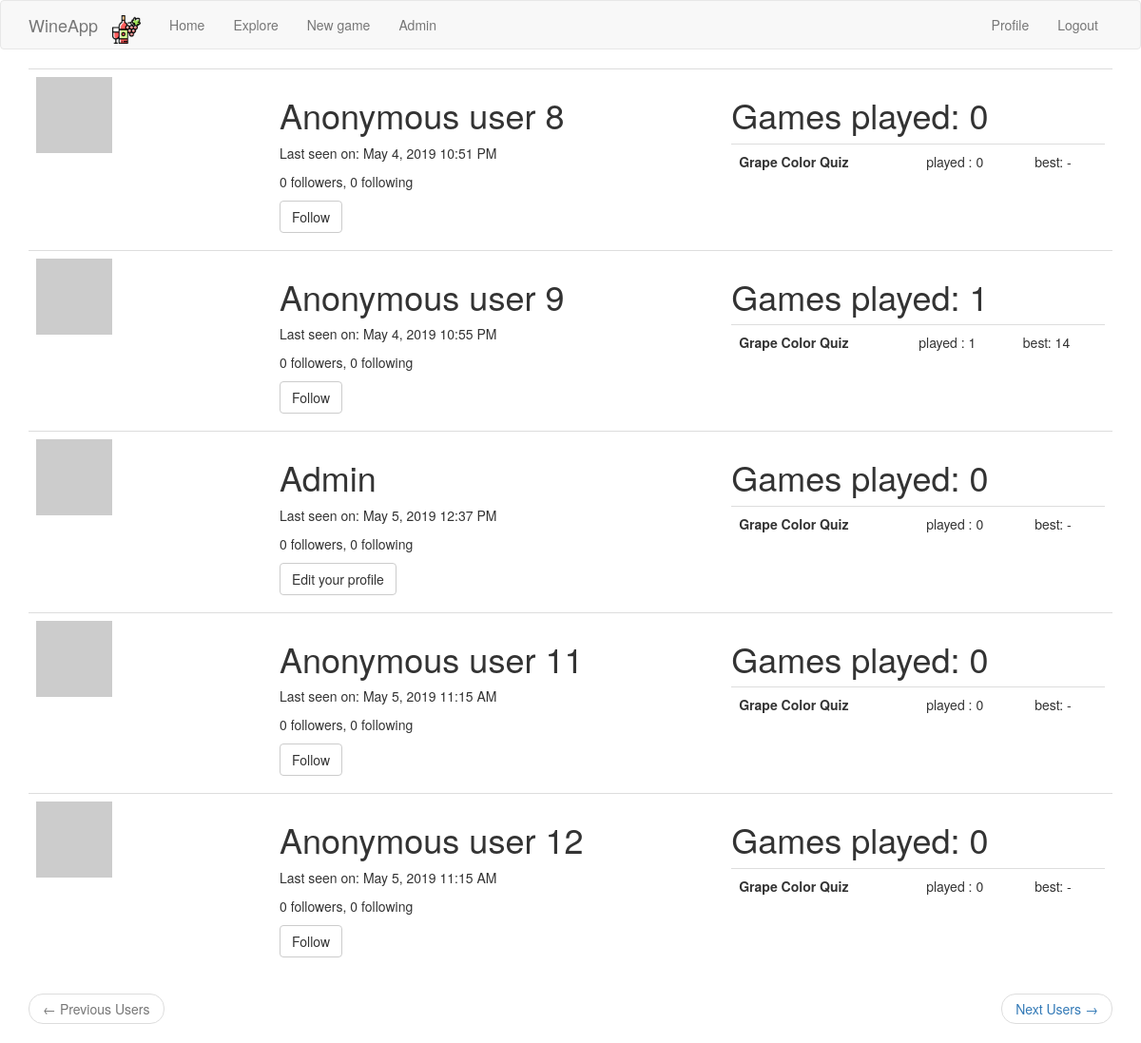
Page /explore_users (signed in) on the earlier database version.
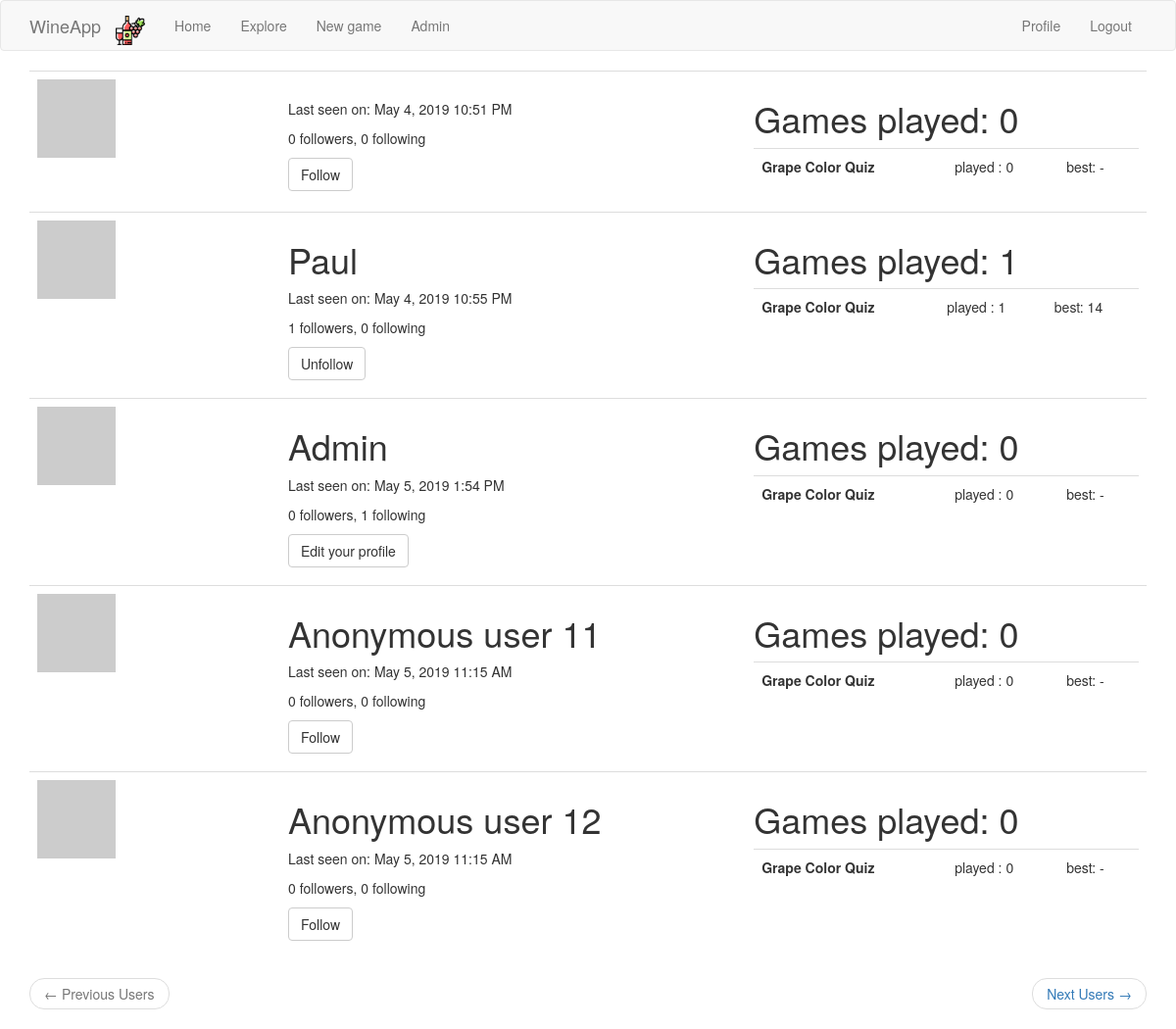
Same page on the later database version.
### app/models.py (models this page shows, shortened)
class User(UserMixin, db.Model):
    id = db.Column(db.Integer, primary_key=True)
    username = db.Column(db.String(64), index=True, unique=True)
    email = db.Column(db.String(120), index=True, unique=True)
    password_hash = db.Column(db.String(128))
    posts = db.relationship('Post', backref='author', lazy='dynamic')
    about_me = db.Column(db.String(140))
    last_seen = db.Column(db.DateTime, default=datetime.utcnow)
    followed = db.relationship(
        'User', secondary=followers,
        primaryjoin=(followers.c.follower_id == id),
        secondaryjoin=(followers.c.followed_id == id),
        backref=db.backref('followers', lazy='dynamic'), lazy='dynamic')
    def avatar(self, size):
        digest = md5(self.email.lower().encode('utf-8')).hexdigest()
        return 'https://www.gravatar.com/avatar/{}?d=identicon&s={}'.format(
            digest, size)
    def is_following(self, user_):
        return self.followed.filter(
            followers.c.followed_id == user_.id).count() > 0

### app/main/routes.py (the view)
@bp.route('/explore_users', methods=['GET', 'POST'])
@login_required
def explore_users():
    page = request.args.get('page', 1, type=int)
    users = User.query.order_by(User.id.asc()).paginate(
        page, current_app.config['USERS_PER_PAGE'], False)
    next_url = url_for('main.explore_users', page=users.next_num) \
        if users.has_next else None
    prev_url = url_for('main.explore_users', page=users.prev_num) \
        if users.has_prev else None
    games_stats = {u.id: get_player_stats(u) for u in users.items}
    return render_template('explore_users.html',
                           users=users.items,
                           games_stats=games_stats,
                           prev_url=prev_url,
                           next_url=next_url)

### app/main/routes.py (called while the page is built)
@bp.before_app_request
def before_request():
    if current_user.is_authenticated:
        current_user.last_seen = datetime.utcnow()
        db.session.commit()
    g.locale = str(get_locale())

### app/models.py (called while the page is built)
@login.user_loader
def load_user(id):
    return User.query.get(int(id))

def get_player_stats(user_):
    games = Game.query.filter_by(player_id=user_.id).all()
    games_per_type = {}
    for game_type, game_name in current_app.config['GAMES_TO_NAMES'].items():
        games_per_type[(game_type, game_name)] = [game for game in games if game.game_type == game_type]
    summary_per_type = []
    for (game_type, game_name), games in games_per_type.items():
        summary_per_type.append(
            {
                'name': game_name,
                'type': game_type,
                'nb_played': len(games),
                'best': max(games, key=lambda x: x.score).score if len(games) > 0 else '-'
            }
        )
        return summary_per_type, len(games)

### app/templates/explore_users.html
{% extends "base.html" %}
{% block app_content %}
<table class="table table-hover">
     {% for user in users %}
        {% include '_user.html' %}
    {% endfor %}
</table>
<nav aria-label="...">
    <ul class="pager">
        <li class="previous{% if not prev_url %} disabled{% endif %}">
            <a href="{{ prev_url or '#' }}">
                <span aria-hidden="true">&larr;</span> {{ _('Previous Users') }}
            </a>
        </li>
        <li class="next{% if not next_url %} disabled{% endif %}">
            <a href="{{ next_url or '#' }}">
                {{ _('Next Users') }} <span aria-hidden="true">&rarr;</span>
            </a>
        </li>
    </ul>
</nav>
{% endblock %}

### app/templates/base.html (shortened to what this page needs)
{% extends 'bootstrap/base.html' %}
{% block navbar %}
<nav class="navbar navbar-default">
    <div class="container">
        <div class="navbar-header">
            <a class="navbar-brand" href="{{ url_for('main.index') }}">WineApp</a>
        </div>
        <div class="collapse navbar-collapse" id="bs-example-navbar-collapse-1">
            <ul class="nav navbar-nav">
                <li><a href="{{ url_for('main.index') }}" class="navbar-brand">
                    <img src="/static/bottle_red_wine.png" style="height:30px;margin:0px;padding:0px;">
                </a></li>
                <li><a href="{{ url_for('main.index') }}">{{ _('Home') }}</a></li>
                <li class="nav-item dropdown">
                    <a class="nav-link dropdown-toggle" href="#" id="navbarDropdown" role="button"
                       data-toggle="dropdown" aria-haspopup="true" aria-expanded="false">
                        Explore
                    </a>
                </li>
                <li><a href="{{ url_for('main.new_game') }}">{{ _('New game') }}</a></li>
                {% if current_user.username == 'admin' %}
                <li><a href="{{ url_for('main.admin') }}">{{ _('Admin') }}</a></li>
                {% endif %}
            </ul>
            <ul class="nav navbar-nav navbar-right">
                {% if current_user.is_anonymous %}
                <li><a href="{{ url_for('auth.login') }}">{{ _('Login') }}</a></li>
                {% else %}
                <li><a href="{{ url_for('main.user', username=current_user.username) }}">{{ _('Profile') }}</a></li>
                <li><a href="{{ url_for('auth.logout') }}">{{ _('Logout') }}</a></li>
                {% endif %}
            </ul>
        </div>
    </div>
</nav>
{% endblock %}
{% block content %}
<div class="container">
    {% block app_content %}{% endblock %}
</div>
{% endblock %}

### app/templates/_user.html (shortened to what this page needs)
<tr onclick="window.location='{{ url_for('main.user', username=user.username) }}'">
    <td width="256px"><img src="{{ user.avatar(256) }}"></td>
    <td>
        <h1>{{ user.username.capitalize() }}</h1>
        {% if user.last_seen %}
        <p>{{ _('Last seen on') }}: {{ moment(user.last_seen).format('LLL') }}</p>
        {% endif %}
        <p>{{ _('%(count)d followers', count=user.followers.count()) }}, {{ _('%(count)d following',
            count=user.followed.count()) }}</p>
        {% if user == current_user %}
        <p><a class="btn btn-default" href="{{ url_for('main.edit_profile') }}">{{ _('Edit your profile') }}</a></p>
        {% elif not current_user.is_following(user) %}
        <p><a class="btn btn-default" href="{{ url_for('main.follow', username=user.username) }}">{{ _('Follow') }}</a></p>
        {% else %}
        <p><a class="btn btn-default" href="{{ url_for('main.unfollow', username=user.username) }}">{{ _('Unfollow') }}</a></p>
        {% endif %}
    </td>
    <td>
        <h1>Games played: {{ games_stats[user.id][1] }}</h1>
        <table class="table table-hover">
            {% for game in games_stats[user.id][0] %}
            <tr>
                <th>{{ game.name }}</th>
                <td>played : {{ game.nb_played }}</td>
                <td>best: {{ game.best }}</td>
                {% endfor %}
            </tr>
        </table>
    </td>
</tr>

Differences in the rows shown:
changed User "Admin": last_seen "May 5, 2019 12:37 PM" → "May 5, 2019 1:54 PM"; _ "0 following" → "1 following"
changed User "May 4, 2019 10:51 PM": username "Anonymous user 8" → (not shown)
changed User: username "Anonymous user 9" → "Paul"; _ "0 followers" → "1 followers"; _ "Follow" → "Unfollow"
